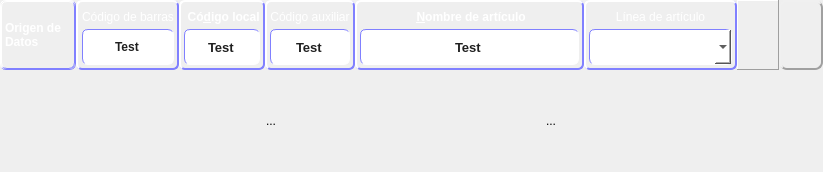
<?xml version="1.0" encoding="UTF-8"?>
<ui version="4.0">
 <class>Frame</class>
 <widget class="QFrame" name="Frame">
  <property name="geometry">
   <rect>
    <x>0</x>
    <y>0</y>
    <width>823</width>
    <height>172</height>
   </rect>
  </property>
  <property name="windowTitle">
   <string>Frame</string>
  </property>
  <property name="styleSheet">
   <string notr="true">background-color:qradialgradient(cx:.5, cy:.5, radius:1,fx:.5, fy:.25, stop: 0 #D0F0FF, stop:1 #90B8F4);</string>
  </property>
  <layout class="QVBoxLayout" name="verticalLayout">
   <property name="spacing">
    <number>0</number>
   </property>
   <property name="margin">
    <number>0</number>
   </property>
   <item>
    <widget class="QFrame" name="frame">
     <layout class="QHBoxLayout" name="horizontalLayout">
      <property name="spacing">
       <number>0</number>
      </property>
      <property name="margin">
       <number>0</number>
      </property>
      <item>
       <widget class="QFrame" name="originFR">
        <property name="sizePolicy">
         <sizepolicy hsizetype="Preferred" vsizetype="Preferred">
          <horstretch>1</horstretch>
          <verstretch>0</verstretch>
         </sizepolicy>
        </property>
        <property name="styleSheet">
         <string notr="true">background-color:qradialgradient(cx:.5, cy:.5, radius:1,fx:.5, fy:.25, stop: 0 #A0C8FF, stop:1 #70A0F0); border:1 outset #8080FF; border-radius:6;</string>
        </property>
        <layout class="QVBoxLayout" name="verticalLayout_16">
         <property name="margin">
          <number>0</number>
         </property>
         <item>
          <widget class="CDLabel" name="originLA">
           <property name="font">
            <font>
             <weight>75</weight>
             <bold>true</bold>
            </font>
           </property>
           <property name="styleSheet">
            <string notr="true">color:#FFFFFF;</string>
           </property>
           <property name="text">
            <string>Origen de Datos</string>
           </property>
           <property name="wordWrap">
            <bool>true</bool>
           </property>
          </widget>
         </item>
        </layout>
       </widget>
      </item>
      <item>
       <widget class="QFrame" name="spacer1">
        <property name="sizePolicy">
         <sizepolicy hsizetype="Expanding" vsizetype="Preferred">
          <horstretch>0</horstretch>
          <verstretch>0</verstretch>
         </sizepolicy>
        </property>
        <property name="styleSheet">
         <string notr="true">background-color:rgba(0,0,0,0);</string>
        </property>
       </widget>
      </item>
      <item>
       <widget class="QFrame" name="upcFR">
        <property name="sizePolicy">
         <sizepolicy hsizetype="Expanding" vsizetype="Preferred">
          <horstretch>1</horstretch>
          <verstretch>0</verstretch>
         </sizepolicy>
        </property>
        <property name="styleSheet">
         <string notr="true">background-color:qradialgradient(cx:.5, cy:.5, radius:1,fx:.5, fy:.25, stop: 0 #A0C8FF, stop:1 #70A0F0); border:2 outset #8080FF; border-radius:6;</string>
        </property>
        <layout class="QVBoxLayout" name="verticalLayout_10">
         <property name="spacing">
          <number>0</number>
         </property>
         <property name="leftMargin">
          <number>4</number>
         </property>
         <property name="topMargin">
          <number>3</number>
         </property>
         <property name="rightMargin">
          <number>3</number>
         </property>
         <property name="bottomMargin">
          <number>3</number>
         </property>
         <item>
          <widget class="QLabel" name="UPCLA">
           <property name="sizePolicy">
            <sizepolicy hsizetype="Expanding" vsizetype="Preferred">
             <horstretch>0</horstretch>
             <verstretch>2</verstretch>
            </sizepolicy>
           </property>
           <property name="minimumSize">
            <size>
             <width>0</width>
             <height>24</height>
            </size>
           </property>
           <property name="styleSheet">
            <string notr="true">color:#FFFFFF; background-color:rgba(0,0,0,0); border:0;</string>
           </property>
           <property name="text">
            <string>Código de barras</string>
           </property>
           <property name="alignment">
            <set>Qt::AlignCenter</set>
           </property>
           <property name="margin">
            <number>3</number>
           </property>
           <property name="buddy">
            <cstring>UPCED</cstring>
           </property>
          </widget>
         </item>
         <item>
          <widget class="CDLineEdit" name="UPCED">
           <property name="sizePolicy">
            <sizepolicy hsizetype="Expanding" vsizetype="Preferred">
             <horstretch>0</horstretch>
             <verstretch>3</verstretch>
            </sizepolicy>
           </property>
           <property name="minimumSize">
            <size>
             <width>0</width>
             <height>36</height>
            </size>
           </property>
           <property name="font">
            <font>
             <weight>75</weight>
             <bold>true</bold>
            </font>
           </property>
           <property name="styleSheet">
            <string notr="true">color:#202020; background-color:#FFFFFF; border:1 inset #8080FF;</string>
           </property>
           <property name="text">
            <string>Test</string>
           </property>
           <property name="frame">
            <bool>false</bool>
           </property>
           <property name="alignment">
            <set>Qt::AlignCenter</set>
           </property>
          </widget>
         </item>
        </layout>
       </widget>
      </item>
      <item>
       <widget class="QFrame" name="codeFR">
        <property name="sizePolicy">
         <sizepolicy hsizetype="Expanding" vsizetype="Preferred">
          <horstretch>1</horstretch>
          <verstretch>0</verstretch>
         </sizepolicy>
        </property>
        <property name="styleSheet">
         <string notr="true">background-color:qradialgradient(cx:.5, cy:.5, radius:1,fx:.5, fy:.25, stop: 0 #A0C8FF, stop:1 #70A0F0); border:2 outset #8080FF; border-radius:6;</string>
        </property>
        <property name="frameShape">
         <enum>QFrame::Panel</enum>
        </property>
        <property name="frameShadow">
         <enum>QFrame::Raised</enum>
        </property>
        <layout class="QVBoxLayout" name="verticalLayout_6">
         <property name="spacing">
          <number>0</number>
         </property>
         <property name="margin">
          <number>3</number>
         </property>
         <item>
          <widget class="QLabel" name="codeLA">
           <property name="sizePolicy">
            <sizepolicy hsizetype="Expanding" vsizetype="Preferred">
             <horstretch>0</horstretch>
             <verstretch>2</verstretch>
            </sizepolicy>
           </property>
           <property name="minimumSize">
            <size>
             <width>0</width>
             <height>24</height>
            </size>
           </property>
           <property name="font">
            <font>
             <weight>75</weight>
             <bold>true</bold>
            </font>
           </property>
           <property name="styleSheet">
            <string notr="true">color:#FFFFFF; background-color:rgba(0,0,0,0); border:0;</string>
           </property>
           <property name="text">
            <string> Có&amp;digo local</string>
           </property>
           <property name="alignment">
            <set>Qt::AlignCenter</set>
           </property>
           <property name="margin">
            <number>3</number>
           </property>
           <property name="buddy">
            <cstring>codeED</cstring>
           </property>
          </widget>
         </item>
         <item>
          <widget class="CDLineEdit" name="codeED">
           <property name="sizePolicy">
            <sizepolicy hsizetype="Expanding" vsizetype="Preferred">
             <horstretch>0</horstretch>
             <verstretch>3</verstretch>
            </sizepolicy>
           </property>
           <property name="minimumSize">
            <size>
             <width>0</width>
             <height>36</height>
            </size>
           </property>
           <property name="font">
            <font>
             <family>Microsoft Sans Serif</family>
             <pointsize>10</pointsize>
             <weight>75</weight>
             <bold>true</bold>
            </font>
           </property>
           <property name="styleSheet">
            <string notr="true">color:#202020; background-color:#FFFFFF; border:1 inset #8080FF;</string>
           </property>
           <property name="text">
            <string>Test</string>
           </property>
           <property name="frame">
            <bool>false</bool>
           </property>
           <property name="alignment">
            <set>Qt::AlignCenter</set>
           </property>
          </widget>
         </item>
        </layout>
       </widget>
      </item>
      <item>
       <widget class="QFrame" name="code2FR">
        <property name="sizePolicy">
         <sizepolicy hsizetype="Expanding" vsizetype="Preferred">
          <horstretch>1</horstretch>
          <verstretch>0</verstretch>
         </sizepolicy>
        </property>
        <property name="styleSheet">
         <string notr="true">background-color:qradialgradient(cx:.5, cy:.5, radius:1,fx:.5, fy:.25, stop: 0 #A0C8FF, stop:1 #70A0F0); border:2 outset #8080FF; border-radius:6;</string>
        </property>
        <property name="frameShape">
         <enum>QFrame::Panel</enum>
        </property>
        <property name="frameShadow">
         <enum>QFrame::Raised</enum>
        </property>
        <layout class="QVBoxLayout" name="verticalLayout_5">
         <property name="spacing">
          <number>0</number>
         </property>
         <property name="margin">
          <number>3</number>
         </property>
         <item>
          <widget class="QLabel" name="code2LA">
           <property name="sizePolicy">
            <sizepolicy hsizetype="Preferred" vsizetype="Preferred">
             <horstretch>0</horstretch>
             <verstretch>2</verstretch>
            </sizepolicy>
           </property>
           <property name="minimumSize">
            <size>
             <width>0</width>
             <height>24</height>
            </size>
           </property>
           <property name="styleSheet">
            <string notr="true">color:#FFFFFF; background-color:rgba(0,0,0,0); border:0;</string>
           </property>
           <property name="text">
            <string>Código auxiliar</string>
           </property>
           <property name="alignment">
            <set>Qt::AlignCenter</set>
           </property>
           <property name="margin">
            <number>3</number>
           </property>
          </widget>
         </item>
         <item>
          <widget class="CDLineEdit" name="code2ED">
           <property name="sizePolicy">
            <sizepolicy hsizetype="Expanding" vsizetype="Preferred">
             <horstretch>0</horstretch>
             <verstretch>3</verstretch>
            </sizepolicy>
           </property>
           <property name="minimumSize">
            <size>
             <width>0</width>
             <height>36</height>
            </size>
           </property>
           <property name="font">
            <font>
             <family>MS Sans Serif</family>
             <pointsize>10</pointsize>
             <weight>75</weight>
             <bold>true</bold>
            </font>
           </property>
           <property name="styleSheet">
            <string notr="true">color:#202020; background-color:#FFFFFF; border:1 inset #8080FF;</string>
           </property>
           <property name="text">
            <string>Test</string>
           </property>
           <property name="frame">
            <bool>false</bool>
           </property>
           <property name="alignment">
            <set>Qt::AlignCenter</set>
           </property>
          </widget>
         </item>
        </layout>
       </widget>
      </item>
      <item>
       <widget class="QFrame" name="nameFR">
        <property name="sizePolicy">
         <sizepolicy hsizetype="Expanding" vsizetype="Preferred">
          <horstretch>3</horstretch>
          <verstretch>0</verstretch>
         </sizepolicy>
        </property>
        <property name="styleSheet">
         <string notr="true">background-color:qradialgradient(cx:.5, cy:.5, radius:1,fx:.5, fy:.25, stop: 0 #A0C8FF, stop:1 #70A0F0); border:2 outset #8080FF; border-radius:6;</string>
        </property>
        <property name="frameShape">
         <enum>QFrame::Panel</enum>
        </property>
        <property name="frameShadow">
         <enum>QFrame::Raised</enum>
        </property>
        <layout class="QVBoxLayout" name="verticalLayout_4">
         <property name="spacing">
          <number>0</number>
         </property>
         <property name="margin">
          <number>3</number>
         </property>
         <item>
          <widget class="QLabel" name="nameLA">
           <property name="sizePolicy">
            <sizepolicy hsizetype="Expanding" vsizetype="Preferred">
             <horstretch>0</horstretch>
             <verstretch>2</verstretch>
            </sizepolicy>
           </property>
           <property name="minimumSize">
            <size>
             <width>0</width>
             <height>24</height>
            </size>
           </property>
           <property name="font">
            <font>
             <weight>75</weight>
             <bold>true</bold>
            </font>
           </property>
           <property name="styleSheet">
            <string notr="true">color:#FFFFFF; background-color:rgba(0,0,0,0); border:0;</string>
           </property>
           <property name="text">
            <string> &amp;Nombre de artículo</string>
           </property>
           <property name="alignment">
            <set>Qt::AlignCenter</set>
           </property>
           <property name="margin">
            <number>3</number>
           </property>
           <property name="buddy">
            <cstring>nameED</cstring>
           </property>
          </widget>
         </item>
         <item>
          <widget class="CDLineEdit" name="nameED">
           <property name="sizePolicy">
            <sizepolicy hsizetype="Expanding" vsizetype="Preferred">
             <horstretch>0</horstretch>
             <verstretch>3</verstretch>
            </sizepolicy>
           </property>
           <property name="minimumSize">
            <size>
             <width>0</width>
             <height>36</height>
            </size>
           </property>
           <property name="font">
            <font>
             <family>Microsoft Sans Serif</family>
             <pointsize>10</pointsize>
             <weight>75</weight>
             <bold>true</bold>
            </font>
           </property>
           <property name="toolTip">
            <string>&lt;!DOCTYPE HTML PUBLIC &quot;-//W3C//DTD HTML 4.0//EN&quot; &quot;http://www.w3.org/TR/REC-html40/strict.dtd&quot;&gt;
&lt;html&gt;&lt;head&gt;&lt;meta name=&quot;qrichtext&quot; content=&quot;1&quot; /&gt;&lt;style type=&quot;text/css&quot;&gt;
p, li { white-space: pre-wrap; }
&lt;/style&gt;&lt;/head&gt;&lt;body style=&quot; font-family:'MS Shell Dlg 2'; font-size:10pt; font-weight:600; font-style:normal;&quot;&gt;
&lt;p style=&quot; margin-top:0px; margin-bottom:0px; margin-left:0px; margin-right:0px; -qt-block-indent:0; text-indent:0px;&quot;&gt;Para localizar un artículo teclee aquí las iniciales del nombre&lt;/p&gt;&lt;/body&gt;&lt;/html&gt;</string>
           </property>
           <property name="styleSheet">
            <string notr="true">color:#202020; background-color:#FFFFFF; border:1 inset #8080FF;</string>
           </property>
           <property name="text">
            <string>Test</string>
           </property>
           <property name="frame">
            <bool>false</bool>
           </property>
           <property name="alignment">
            <set>Qt::AlignCenter</set>
           </property>
          </widget>
         </item>
        </layout>
       </widget>
      </item>
      <item>
       <widget class="QFrame" name="lineFR">
        <property name="sizePolicy">
         <sizepolicy hsizetype="Expanding" vsizetype="Preferred">
          <horstretch>2</horstretch>
          <verstretch>0</verstretch>
         </sizepolicy>
        </property>
        <property name="baseSize">
         <size>
          <width>50</width>
          <height>0</height>
         </size>
        </property>
        <property name="styleSheet">
         <string notr="true">background-color:qradialgradient(cx:.5, cy:.5, radius:1,fx:.5, fy:.25, stop: 0 #A0C8FF, stop:1 #70A0F0); border:2 outset #8080FF; border-radius:6;</string>
        </property>
        <property name="frameShape">
         <enum>QFrame::Panel</enum>
        </property>
        <property name="frameShadow">
         <enum>QFrame::Raised</enum>
        </property>
        <layout class="QVBoxLayout" name="verticalLayout_3">
         <property name="spacing">
          <number>0</number>
         </property>
         <property name="margin">
          <number>3</number>
         </property>
         <item>
          <widget class="QLabel" name="lineLA">
           <property name="sizePolicy">
            <sizepolicy hsizetype="Expanding" vsizetype="Preferred">
             <horstretch>0</horstretch>
             <verstretch>2</verstretch>
            </sizepolicy>
           </property>
           <property name="minimumSize">
            <size>
             <width>0</width>
             <height>24</height>
            </size>
           </property>
           <property name="styleSheet">
            <string notr="true">color:#FFFFFF; background-color:rgba(0,0,0,0); border:0;</string>
           </property>
           <property name="text">
            <string>Línea de artículo</string>
           </property>
           <property name="alignment">
            <set>Qt::AlignCenter</set>
           </property>
           <property name="margin">
            <number>3</number>
           </property>
          </widget>
         </item>
         <item>
          <widget class="CDComboBox" name="lineCB">
           <property name="sizePolicy">
            <sizepolicy hsizetype="Preferred" vsizetype="Preferred">
             <horstretch>0</horstretch>
             <verstretch>3</verstretch>
            </sizepolicy>
           </property>
           <property name="minimumSize">
            <size>
             <width>0</width>
             <height>36</height>
            </size>
           </property>
           <property name="styleSheet">
            <string notr="true">QComboBox:enabled{background-color:#FFFFFF; border:1 inset #8080FF;} QComboBox:disabled{color:#FF2020; background-color:#E0E0E0;}</string>
           </property>
           <property name="frame">
            <bool>false</bool>
           </property>
          </widget>
         </item>
        </layout>
       </widget>
      </item>
      <item>
       <widget class="QFrame" name="spacer2">
        <property name="sizePolicy">
         <sizepolicy hsizetype="Preferred" vsizetype="Preferred">
          <horstretch>0</horstretch>
          <verstretch>0</verstretch>
         </sizepolicy>
        </property>
        <property name="styleSheet">
         <string notr="true">background-color:rgba(0,0,0,0);</string>
        </property>
       </widget>
      </item>
      <item>
       <widget class="QFrame" name="frame_5">
        <property name="frameShape">
         <enum>QFrame::Panel</enum>
        </property>
        <property name="frameShadow">
         <enum>QFrame::Raised</enum>
        </property>
        <layout class="QVBoxLayout" name="verticalLayout_15">
         <property name="margin">
          <number>0</number>
         </property>
         <item>
          <widget class="QPushButton" name="newProductBU">
           <property name="sizePolicy">
            <sizepolicy hsizetype="Minimum" vsizetype="Preferred">
             <horstretch>0</horstretch>
             <verstretch>0</verstretch>
            </sizepolicy>
           </property>
           <property name="font">
            <font>
             <pointsize>9</pointsize>
             <weight>75</weight>
             <bold>true</bold>
            </font>
           </property>
           <property name="text">
            <string/>
           </property>
           <property name="icon">
            <iconset>
             <normaloff>../../../../../../Documents and Settings/Administrador/.designer/imagenes/Plus.png</normaloff>../../../../../../Documents and Settings/Administrador/.designer/imagenes/Plus.png</iconset>
           </property>
           <property name="iconSize">
            <size>
             <width>32</width>
             <height>32</height>
            </size>
           </property>
           <property name="flat">
            <bool>true</bool>
           </property>
          </widget>
         </item>
        </layout>
       </widget>
      </item>
      <item>
       <widget class="QFrame" name="loadAllFR">
        <property name="styleSheet">
         <string notr="true">#loadAllFR {border:2 outset #A0A0A0; border-radius:8;}</string>
        </property>
        <property name="frameShape">
         <enum>QFrame::Panel</enum>
        </property>
        <property name="frameShadow">
         <enum>QFrame::Raised</enum>
        </property>
        <property name="lineWidth">
         <number>2</number>
        </property>
        <layout class="QVBoxLayout" name="verticalLayout_2">
         <property name="margin">
          <number>0</number>
         </property>
         <item>
          <widget class="QPushButton" name="loadAllBU">
           <property name="sizePolicy">
            <sizepolicy hsizetype="Expanding" vsizetype="Preferred">
             <horstretch>0</horstretch>
             <verstretch>0</verstretch>
            </sizepolicy>
           </property>
           <property name="styleSheet">
            <string notr="true">#loadAllFR {border:2 outset #A0A0A0; border-radius:8;}</string>
           </property>
           <property name="text">
            <string/>
           </property>
           <property name="icon">
            <iconset>
             <normaloff>:/Redo.png</normaloff>:/Redo.png</iconset>
           </property>
           <property name="iconSize">
            <size>
             <width>32</width>
             <height>32</height>
            </size>
           </property>
           <property name="flat">
            <bool>true</bool>
           </property>
          </widget>
         </item>
        </layout>
       </widget>
      </item>
     </layout>
    </widget>
   </item>
   <item>
    <widget class="QScrollArea" name="scrollArea">
     <property name="enabled">
      <bool>true</bool>
     </property>
     <property name="minimumSize">
      <size>
       <width>0</width>
       <height>102</height>
      </size>
     </property>
     <property name="frameShape">
      <enum>QFrame::NoFrame</enum>
     </property>
     <property name="verticalScrollBarPolicy">
      <enum>Qt::ScrollBarAlwaysOff</enum>
     </property>
     <property name="widgetResizable">
      <bool>true</bool>
     </property>
     <widget class="QWidget" name="scrollAreaWidgetContents">
      <property name="geometry">
       <rect>
        <x>0</x>
        <y>0</y>
        <width>823</width>
        <height>103</height>
       </rect>
      </property>
      <layout class="QGridLayout" name="gridLayout">
       <item row="0" column="0">
        <widget class="QToolButton" name="toolButton_3">
         <property name="sizePolicy">
          <sizepolicy hsizetype="Fixed" vsizetype="Fixed">
           <horstretch>0</horstretch>
           <verstretch>0</verstretch>
          </sizepolicy>
         </property>
         <property name="text">
          <string>...</string>
         </property>
         <property name="icon">
          <iconset>
           <normaloff>../../websites/nuevojapon.com/532.jpg</normaloff>../../websites/nuevojapon.com/532.jpg</iconset>
         </property>
         <property name="iconSize">
          <size>
           <width>100</width>
           <height>76</height>
          </size>
         </property>
         <property name="autoRaise">
          <bool>true</bool>
         </property>
        </widget>
       </item>
       <item row="0" column="1">
        <widget class="QToolButton" name="toolButton_4">
         <property name="text">
          <string>...</string>
         </property>
         <property name="icon">
          <iconset>
           <normaloff>../../websites/nuevojapon.com/2007-06-13-61535.jpg</normaloff>../../websites/nuevojapon.com/2007-06-13-61535.jpg</iconset>
         </property>
         <property name="iconSize">
          <size>
           <width>100</width>
           <height>76</height>
          </size>
         </property>
         <property name="autoRaise">
          <bool>true</bool>
         </property>
        </widget>
       </item>
      </layout>
     </widget>
    </widget>
   </item>
  </layout>
 </widget>
 <customwidgets>
  <customwidget>
   <class>CDLineEdit</class>
   <extends>QLineEdit</extends>
   <header>cdWidgets.cdLineEdit</header>
   <slots>
    <slot>updateStatus()</slot>
   </slots>
  </customwidget>
  <customwidget>
   <class>CDComboBox</class>
   <extends>QComboBox</extends>
   <header>cdWidgets.cdComboBox</header>
  </customwidget>
  <customwidget>
   <class>CDLabel</class>
   <extends>QLabel</extends>
   <header>cdWidgets.cdLabel</header>
  </customwidget>
 </customwidgets>
 <resources/>
 <connections/>
</ui>
